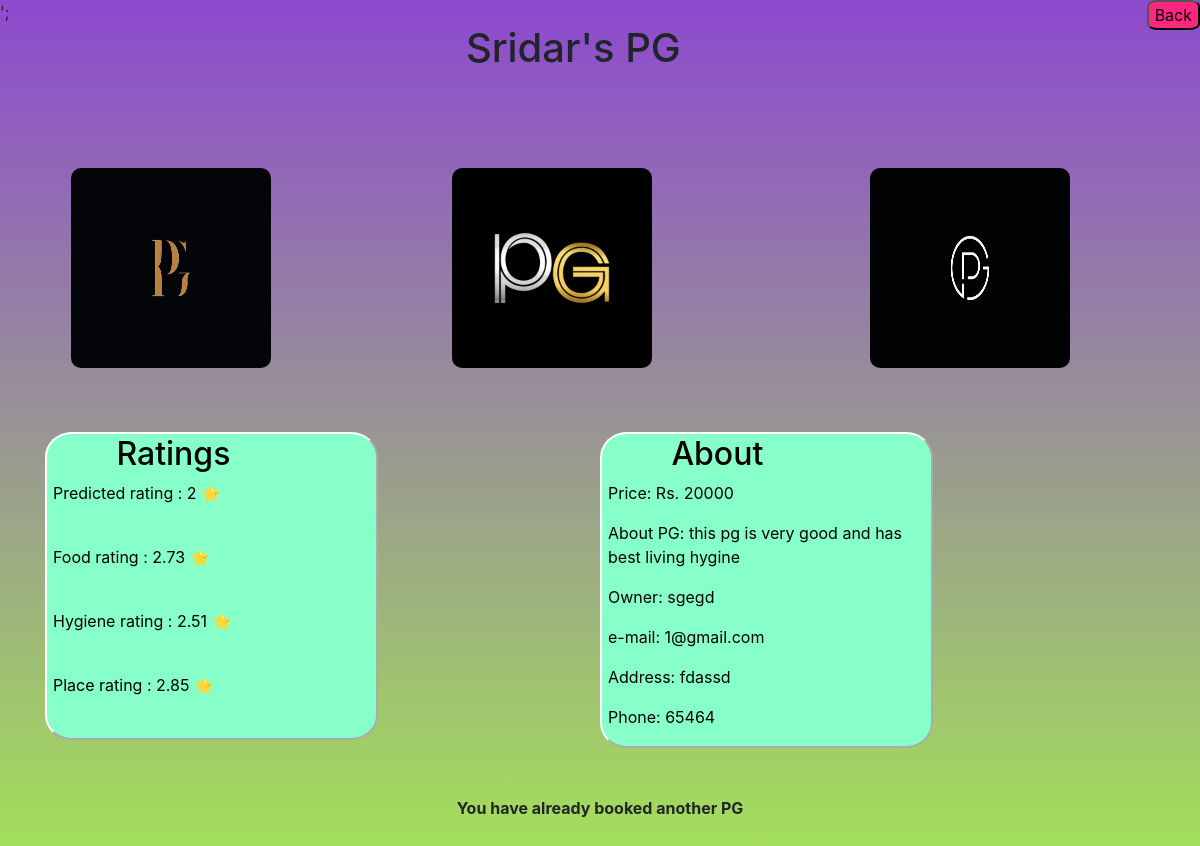
The app's page /user intetrface/user/interface/details.php?id=1 (signed in) with its own data.
### tables this page shows
CREATE TABLE `image1` (
  `id` int(11) NOT NULL,
  `image_url` varchar(255) NOT NULL,
  `image_url2` varchar(255) NOT NULL,
  `image_url3` varchar(255) NOT NULL,
  `iid` int(11) NOT NULL,
  `name` varchar(255) NOT NULL,
  `price` int(15) NOT NULL,
  `text` text NOT NULL
);

CREATE TABLE `prating` (
  `rid` int(11) NOT NULL,
  `id` int(11) NOT NULL,
  `prating` double NOT NULL
);

### user intetrface/user/interface/details.php (the view, shortened to what this page needs)
<?php
include("functions.php");
$dbhost = "localhost";
$dbuser = "root";
$dbpass = "";
$dbname = "pg";
if(!$con = mysqli_connect($dbhost,$dbuser,$dbpass,$dbname))
{
	die("failed to connect! ".mysqli_connect_error()  ) ;
}
$id =  $_GET['id'];
		$cid = $_SESSION["id"];
	$pid = $id;
	$dq ="SELECT * FROM `image1` WHERE id = $id";
$qdisplay = mysqli_query($con , $dq);
 $result = mysqli_fetch_array($qdisplay) ;
?>
<!DOCTYPE html>
<html>
<head>
   <link rel="stylesheet" href="https://stackpath.bootstrapcdn.com/bootstrap/4.4.0/css/bootstrap.min.css">
    <link rel="stylesheet" href="https://cdnjs.cloudflare.com/ajax/libs/rateYo/2.3.2/jquery.rateyo.min.css">
<a href="index.php? "><button   style="background-color:#FF267F; float:right;border-radius:20%">Back</button> </a>';
</head>
<body class="main"   >
	<?php
$dq1 ="SELECT * FROM `booking` WHERE cid = $cid and pid = $pid";
$d = mysqli_query($con , $dq1);
 $resultpg = mysqli_fetch_array($d) ;
?>
	<article class = "one">
	<center><h1> <?php echo $result['name'] ; ?>'s PG </h1></center>
<br>
<div class="row m-3 py-5"  >
	<img  style="margin-left:15%;" width=200 height=200 src="../../admin/interface/uploads/	<?php echo $result['image_url'] ; ?>"/>
		<img style="margin-left:10%;" width=200 height=200 src="../../admin/interface/uploads/	<?php echo $result['image_url2'] ; ?>"/>
	<img style="margin-left:15%;" width=200 height=200 src="../../admin/interface/uploads/	<?php echo $result['image_url3'] ; ?>"/>
</div>
	<div class="container">
<div class="row1">
<div class="column1">
<button id="button123"  style="background-color:#87FFC9;border-radius:8%; text-align:left;width:60%;border-color:white;border-width:0%;border-height:0%;" >
<h2 style="text-indent:20%;">Ratings</h2>
	<?php
		$dq1 ="SELECT * FROM `adminlogin` WHERE id = $id";
$d = mysqli_query($con , $dq1);
 $r = mysqli_fetch_array($d) ;
	$dq7 ="SELECT * FROM `prating`  WHERE id = $id";
$d7 = mysqli_query($con , $dq7);
 $r5 = mysqli_fetch_array($d7) ;
if( count($r5) > 0  ){
?>
<p > Predicted  rating : <?php echo round($r5['prating'] *5,2) ; ?>  ⭐</p>
<br>
<?php
}
else{
?>
<p > Predicted  rating : 0 ⭐</p>
<br>
<?php
}
$dq9 = "SELECT * FROM `rating` WHERE  pid = $pid";
 $food=0.0;
 $hygiene=0.0;
 $place=0.0;
 $result1 = $con->query($dq9);
 if ( $result1 -> num_rows > 0){
 $total1 = mysqli_num_rows($result1);
 $fsum=0.0;
 $hsum=0.0;
 $psum=0.0;
 while( $row = $result1->fetch_assoc() ){
	$fsum += $row['foodRating'];
	$hsum += $row['hygieneRating'];
	$psum += $row['place'];
	}
$food = $fsum/$total1;
$hygiene = $hsum/$total1;
$place = $psum/$total1;
}
if( $food> 0 || $hygiene>0|| $place>0  ){
?>
<p > Food  rating : <?php echo round($food,2); ?> ⭐</p>
<br>
<p > Hygiene  rating : <?php echo round($hygiene,2)  ; ?> ⭐</p>
<br>
<p > Place  rating : <?php echo round($place,2)  ; ?> ⭐</p>
<br>
<?php
}
?>
</button>
</div>
<div class="column1">
<button id="button123"  style="background-color:#87FFC9;border-radius:8%; text-align:left;width:60%;border-color:white;border-width:0%;border-height:0%;" >
<h2 style="text-indent:20%;">About</h2>
	<p> Price: Rs. <?php echo $result['price'] ; ?> </p>
	<p> About PG: <?php echo $result['text'] ; ?> </p>
	<p> Owner:  <?php echo $r['ownername'] ; ?> </p>
		<p> e-mail:  <?php echo $r['email'] ; ?> </p>
	<p> Address:  <?php echo $r['adress'] ; ?> </p>
		<p> Phone:  <?php echo $r['phone'] ; ?> </p>
</button>
</div>
</div>
<br><br>
</body>
</html>
	<?php
$dq1 ="SELECT * FROM `booking` WHERE cid = $cid ";
$d = mysqli_query($con , $dq1);
 $r22 = mysqli_fetch_array($d) ;
?>
<?php
 if($resultpg['status']=="approved"  ){
	echo  " <center><p><b>PG Approved by the owner, Please contact owner  !!  </b></p></center> ";
}else if($resultpg['status']=="pending"){
		echo  " <center><p><b>PG is being processed by the owner, Please wait </b></p></center>  ";
}
else if( $r22['status'] == "approved" || $r22['status'] == "pending" ) {
			echo  " <center><p><b>You have already booked another PG </b></p></center>  ";
}
?>
</html>

### user intetrface/user/interface/details.php (style rules this page uses)
img { border-radius:5%; }
.main { width: 100%; background-image: linear-gradient(#8D49CF, #A5EA52); }
.row { margin:80px; display:grid; grid-template-columns:repeat(3,1fr); grid-gap:30px; align-items:center; }
.column1 { float: left; width: 50%; }
.row1:after { content: ""; display: table; clear: both; }

### records on screen
image1: name "Sridar", image_url (picture), image_url2 (picture), image_url3 (picture), price "20000", text "this pg is very good and has best living hygine"
prating: $r5['prating']*5 "2"

### other values on screen
$food "2.73"
$hygiene "2.51"
$place "2.85"
$r['ownername'] "sgegd"
$r['email'] "1@gmail.com"
$r['adress'] "fdassd"
$r['phone'] "65464"
